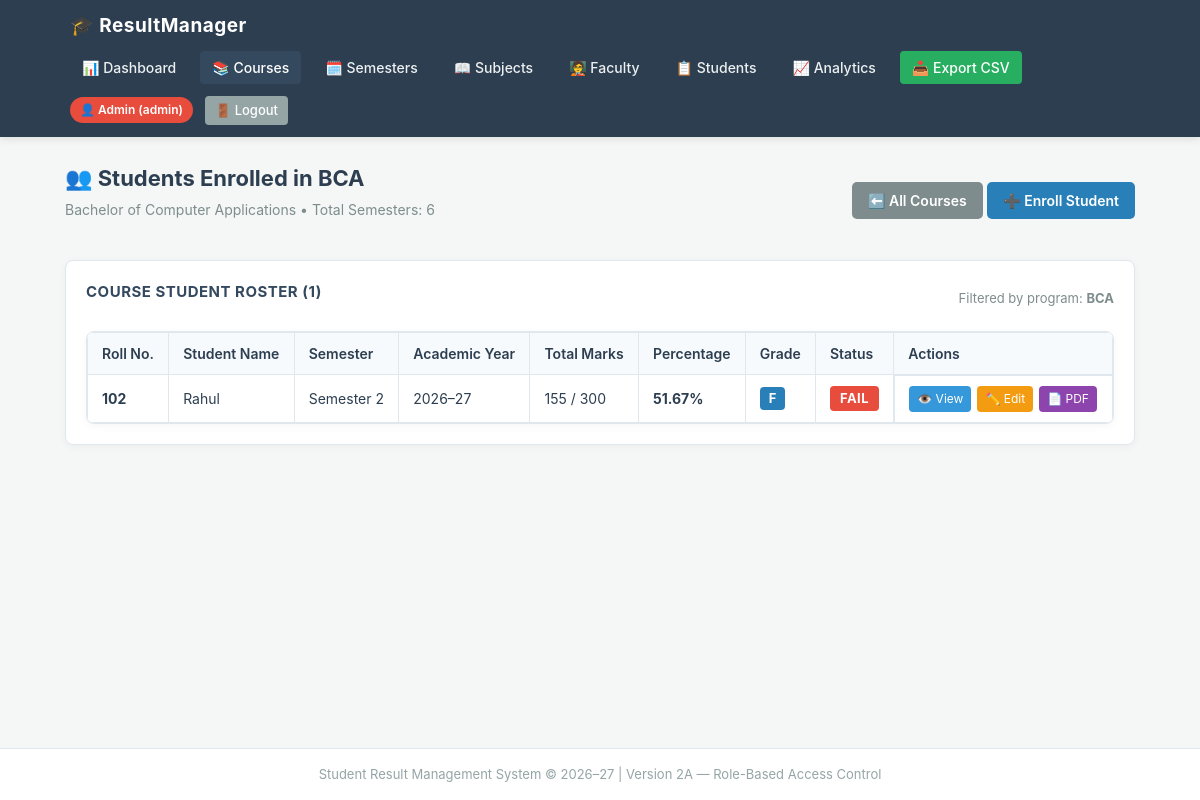
Screenshot of /admin/course/2/students (signed in) with the database file from the repository.
### tables this page shows
CREATE TABLE courses (
            id INTEGER PRIMARY KEY AUTOINCREMENT,
            course_code TEXT UNIQUE NOT NULL,
            course_name TEXT NOT NULL,
            total_semesters INTEGER DEFAULT 4,
            description TEXT,
            created_at TIMESTAMP DEFAULT CURRENT_TIMESTAMP
        );

CREATE TABLE students (
            id INTEGER PRIMARY KEY AUTOINCREMENT,
            name TEXT NOT NULL,
            roll_number TEXT NOT NULL,
            course TEXT NOT NULL,
            semester TEXT NOT NULL,
            academic_year TEXT NOT NULL,
            created_at TIMESTAMP DEFAULT CURRENT_TIMESTAMP
        );

### app.py (the view)
@app.route('/admin/course/<int:course_id>/students')
@admin_required
def admin_course_students(course_id):
    conn = get_db_connection()
    course = conn.execute('SELECT * FROM courses WHERE id = ?', (course_id,)).fetchone()
    conn.close()
    if not course:
        flash("Course not found.", "danger")
        return redirect(url_for('admin_courses'))
    all_students = fetch_all_students_analyzed()
    course_students = [s for s in all_students if s['course'].strip().lower() == course['course_code'].strip().lower()]
    return render_template('admin_course_students.html', course=course, students=course_students)

### app.py (called while the page is built)
def get_db_connection():
    conn = sqlite3.connect(DB_PATH)
    conn.row_factory = sqlite3.Row
    return conn

def admin_required(f):
    @wraps(f)
    def decorated_function(*args, **kwargs):
        if 'user_id' not in session:
            flash("Please log in to access this page.", "warning")
            return redirect(url_for('login'))
        if session.get('role') != 'ADMIN':
            flash("Access denied. You do not have permission to access this page.", "danger")
            if session.get('role') == 'TEACHER':
                return redirect(url_for('teacher_dashboard'))
            return redirect(url_for('student_dashboard'))
        return f(*args, **kwargs)
    return decorated_function

def calculate_grade(percentage):
    if percentage >= 90:
        return 'A'
    elif percentage >= 80:
        return 'B'
    elif percentage >= 70:
        return 'C'
    elif percentage >= 60:
        return 'D'
    else:
        return 'F'

def calculate_remark(marks):
    if marks >= 90:
        return 'Excellent'
    elif marks >= 80:
        return 'Very Good'
    elif marks >= 70:
        return 'Good'
    elif marks >= 60:
        return 'Satisfactory'
    elif marks >= 40:
        return 'Needs Improvement'
    else:
        return 'Fail'

def calculate_performance_message(percentage):
    if percentage >= 90:
        return "Excellent overall performance!"
    elif percentage >= 80:
        return "Very good performance!"
    elif percentage >= 70:
        return "Good performance!"
    elif percentage >= 60:
        return "Satisfactory performance."
    else:
        return "Keep practicing and improve your performance."

def calculate_performance_category(percentage):
    if percentage >= 90:
        return "Excellent"
    elif percentage >= 80:
        return "Very Good"
    elif percentage >= 70:
        return "Good"
    elif percentage >= 60:
        return "Average"
    else:
        return "Needs Improvement"

def fetch_all_students_analyzed():
    conn = get_db_connection()
    students_rows = conn.execute('SELECT * FROM students ORDER BY id DESC').fetchall()
    results = []
    for s_row in students_rows:
        sub_rows = conn.execute('SELECT subject_name, marks FROM subjects WHERE student_id = ?', (s_row['id'],)).fetchall()
        analysis = analyze_student_data(dict(s_row), [dict(r) for r in sub_rows])
        results.append(analysis)
    conn.close()
    return results

### templates/admin_course_students.html (shortened to what this page needs)
{% extends "base.html" %}
{% block content %}
<div class="full-page-container">
    <div class="page-header">
        <div>
            <h2>👥 Students Enrolled in {{ course.course_code }}</h2>
            <p class="subtitle">{{ course.course_name }} &bull; Total Semesters: {{ course.total_semesters }}</p>
        </div>
        <div class="header-actions">
            <a href="{{ url_for('admin_courses') }}" class="btn-secondary">⬅️ All Courses</a>
            <a href="{{ url_for('admin_student_add') }}" class="btn-primary">➕ Enroll Student</a>
        </div>
    </div>
    <div class="card-box">
        <div style="display: flex; justify-content: space-between; align-items: center; margin-bottom: 15px; flex-wrap: wrap; gap: 10px;">
            <h4>Course Student Roster ({{ students|length }})</h4>
            <span style="font-size: 13px; color: #7f8c8d;">Filtered by program: <b>{{ course.course_code }}</b></span>
        </div>
        {% if students and students|length > 0 %}
            <div class="table-card">
                <table class="data-table">
                    <thead>
                        <tr>
                            <th>Roll No.</th>
                            <th>Student Name</th>
                            <th>Semester</th>
                            <th>Academic Year</th>
                            <th>Total Marks</th>
                            <th>Percentage</th>
                            <th>Grade</th>
                            <th>Status</th>
                            <th>Actions</th>
                        </tr>
                    </thead>
                    <tbody>
                        {% for s in students %}
                            <tr>
                                <td><b>{{ s.roll_number }}</b></td>
                                <td>{{ s.student_name }}</td>
                                <td>Semester {{ s.semester }}</td>
                                <td>{{ s.academic_year }}</td>
                                <td>{{ s.total }} / {{ s.max_marks }}</td>
                                <td><b>{{ s.percentage_formatted }}</b></td>
                                <td><span class="grade-badge">{{ s.grade }}</span></td>
                                <td>
                                    <span class="status-badge {{ 'status-pass' if s.status == 'PASS' else 'status-fail' }}">
                                        {{ s.status }}
                                    </span>
                                </td>
                                <td class="action-cell">
                                    <a href="{{ url_for('student_detail', student_id=s.id) }}" class="btn-action-view" title="View Result">👁️ View</a>
                                    <a href="{{ url_for('admin_student_edit', student_id=s.id) }}" class="btn-action-edit" title="Edit Student">✏️ Edit</a>
                                    <a href="{{ url_for('export_pdf', student_id=s.id) }}" class="btn-action-pdf" title="Download PDF">📄 PDF</a>
                                </td>
                            </tr>
                        {% endfor %}
                    </tbody>
                </table>
            </div>
        {% endif %}
    </div>
</div>
{% endblock %}

### static/style.css (style rules this page uses)
* { box-sizing: border-box; margin: 0; padding: 0; }
body { font-family: -apple-system, BlinkMacSystemFont, "Segoe UI", Roboto, Helvetica, Arial, sans-serif; background-color: #f4f7f6; color: #2c3e50; line-height: 1.5; min-height: 100vh; display: flex; flex-direction: column; }
.full-page-container { width: 100%; }
.page-header { display: flex; justify-content: space-between; align-items: center; margin-bottom: 22px; flex-wrap: wrap; gap: 15px; }
h2 { color: #2c3e50; font-size: 22px; margin-bottom: 4px; }
h4 { font-size: 15px; color: #34495e; margin-bottom: 12px; text-transform: uppercase; letter-spacing: 0.5px; }
.subtitle { color: #7f8c8d; font-size: 14px; margin-bottom: 18px; }
button, .btn-primary, .btn-secondary, .btn-export-pdf, .btn-view-all { font-family: inherit; display: inline-block; cursor: pointer; font-size: 14px; font-weight: 600; border-radius: 5px; text-decoration: none; border: none; text-align: center; transition: background-color 0.2s, transform 0.1s; }
.btn-primary { background-color: #2980b9; color: #ffffff; padding: 8px 16px; }
.btn-secondary { background-color: #7f8c8d; color: #ffffff; padding: 8px 16px; }
.grade-badge { display: inline-block; background-color: #2980b9; color: #ffffff; font-weight: bold; padding: 2px 9px; border-radius: 4px; font-size: 13px; }
.status-badge { display: inline-block; padding: 3px 10px; border-radius: 4px; font-weight: bold; font-size: 13px; letter-spacing: 0.5px; }
.status-fail { background-color: #e74c3c; color: #ffffff; }
.card-box { background-color: #ffffff; border: 1px solid #e1e8ed; border-radius: 8px; padding: 20px; margin-bottom: 22px; box-shadow: 0 2px 8px rgba(0, 0, 0, 0.04); }
.grades-table, .data-table { width: 100%; border-collapse: collapse; font-size: 14px; }
.grades-table th, .grades-table td, .data-table th, .data-table td { border: 1px solid #e1e8ed; padding: 10px 14px; text-align: left; }
.grades-table th, .data-table th { background-color: #f7fafc; color: #2c3e50; font-weight: 600; }
.table-card { background: #ffffff; border: 1px solid #e1e8ed; border-radius: 8px; overflow-x: auto; box-shadow: 0 2px 8px rgba(0, 0, 0, 0.04); }
.action-cell { display: flex; gap: 6px; }
.btn-action-view { background-color: #3498db; color: #ffffff; padding: 4px 8px; border-radius: 4px; text-decoration: none; font-size: 12px; }
.btn-action-pdf { background-color: #8e44ad; color: #ffffff; padding: 4px 8px; border-radius: 4px; text-decoration: none; font-size: 12px; }
.btn-action-edit { background-color: #f39c12; color: #ffffff; padding: 4px 8px; border-radius: 4px; text-decoration: none; font-size: 12px; }

### rows the page displays
courses: course_code "BCA", course_name "Bachelor of Computer Applications", total_semesters "6"
students: roll_number "102", student_name "Rahul", semester "2", academic_year "2026–27", total "155", max_marks "300", percentage_formatted "51.67%", grade "F", status "FAIL"

### other values shown
{{ session.get('username') }} "admin"
{{ students|length }} "1"
